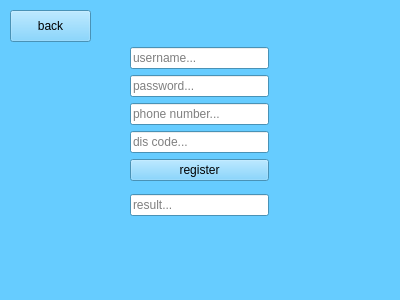
<?xml version="1.0" encoding="UTF-8"?>
<ui version="4.0">
 <class>Register_form</class>
 <widget class="QWidget" name="Register_form">
  <property name="geometry">
   <rect>
    <x>0</x>
    <y>0</y>
    <width>400</width>
    <height>300</height>
   </rect>
  </property>
  <property name="palette">
   <palette>
    <active>
     <colorrole role="WindowText">
      <brush brushstyle="SolidPattern">
       <color alpha="255">
        <red>0</red>
        <green>0</green>
        <blue>0</blue>
       </color>
      </brush>
     </colorrole>
     <colorrole role="Button">
      <brush brushstyle="SolidPattern">
       <color alpha="255">
        <red>102</red>
        <green>204</green>
        <blue>255</blue>
       </color>
      </brush>
     </colorrole>
     <colorrole role="Light">
      <brush brushstyle="SolidPattern">
       <color alpha="255">
        <red>230</red>
        <green>247</green>
        <blue>255</blue>
       </color>
      </brush>
     </colorrole>
     <colorrole role="Midlight">
      <brush brushstyle="SolidPattern">
       <color alpha="255">
        <red>166</red>
        <green>225</green>
        <blue>255</blue>
       </color>
      </brush>
     </colorrole>
     <colorrole role="Dark">
      <brush brushstyle="SolidPattern">
       <color alpha="255">
        <red>51</red>
        <green>102</green>
        <blue>127</blue>
       </color>
      </brush>
     </colorrole>
     <colorrole role="Mid">
      <brush brushstyle="SolidPattern">
       <color alpha="255">
        <red>68</red>
        <green>136</green>
        <blue>170</blue>
       </color>
      </brush>
     </colorrole>
     <colorrole role="Text">
      <brush brushstyle="SolidPattern">
       <color alpha="255">
        <red>0</red>
        <green>0</green>
        <blue>0</blue>
       </color>
      </brush>
     </colorrole>
     <colorrole role="BrightText">
      <brush brushstyle="SolidPattern">
       <color alpha="255">
        <red>255</red>
        <green>255</green>
        <blue>255</blue>
       </color>
      </brush>
     </colorrole>
     <colorrole role="ButtonText">
      <brush brushstyle="SolidPattern">
       <color alpha="255">
        <red>0</red>
        <green>0</green>
        <blue>0</blue>
       </color>
      </brush>
     </colorrole>
     <colorrole role="Base">
      <brush brushstyle="SolidPattern">
       <color alpha="255">
        <red>255</red>
        <green>255</green>
        <blue>255</blue>
       </color>
      </brush>
     </colorrole>
     <colorrole role="Window">
      <brush brushstyle="SolidPattern">
       <color alpha="255">
        <red>102</red>
        <green>204</green>
        <blue>255</blue>
       </color>
      </brush>
     </colorrole>
     <colorrole role="Shadow">
      <brush brushstyle="SolidPattern">
       <color alpha="255">
        <red>0</red>
        <green>0</green>
        <blue>0</blue>
       </color>
      </brush>
     </colorrole>
     <colorrole role="AlternateBase">
      <brush brushstyle="SolidPattern">
       <color alpha="255">
        <red>178</red>
        <green>229</green>
        <blue>255</blue>
       </color>
      </brush>
     </colorrole>
     <colorrole role="ToolTipBase">
      <brush brushstyle="SolidPattern">
       <color alpha="255">
        <red>255</red>
        <green>255</green>
        <blue>220</blue>
       </color>
      </brush>
     </colorrole>
     <colorrole role="ToolTipText">
      <brush brushstyle="SolidPattern">
       <color alpha="255">
        <red>0</red>
        <green>0</green>
        <blue>0</blue>
       </color>
      </brush>
     </colorrole>
    </active>
    <inactive>
     <colorrole role="WindowText">
      <brush brushstyle="SolidPattern">
       <color alpha="255">
        <red>0</red>
        <green>0</green>
        <blue>0</blue>
       </color>
      </brush>
     </colorrole>
     <colorrole role="Button">
      <brush brushstyle="SolidPattern">
       <color alpha="255">
        <red>102</red>
        <green>204</green>
        <blue>255</blue>
       </color>
      </brush>
     </colorrole>
     <colorrole role="Light">
      <brush brushstyle="SolidPattern">
       <color alpha="255">
        <red>230</red>
        <green>247</green>
        <blue>255</blue>
       </color>
      </brush>
     </colorrole>
     <colorrole role="Midlight">
      <brush brushstyle="SolidPattern">
       <color alpha="255">
        <red>166</red>
        <green>225</green>
        <blue>255</blue>
       </color>
      </brush>
     </colorrole>
     <colorrole role="Dark">
      <brush brushstyle="SolidPattern">
       <color alpha="255">
        <red>51</red>
        <green>102</green>
        <blue>127</blue>
       </color>
      </brush>
     </colorrole>
     <colorrole role="Mid">
      <brush brushstyle="SolidPattern">
       <color alpha="255">
        <red>68</red>
        <green>136</green>
        <blue>170</blue>
       </color>
      </brush>
     </colorrole>
     <colorrole role="Text">
      <brush brushstyle="SolidPattern">
       <color alpha="255">
        <red>0</red>
        <green>0</green>
        <blue>0</blue>
       </color>
      </brush>
     </colorrole>
     <colorrole role="BrightText">
      <brush brushstyle="SolidPattern">
       <color alpha="255">
        <red>255</red>
        <green>255</green>
        <blue>255</blue>
       </color>
      </brush>
     </colorrole>
     <colorrole role="ButtonText">
      <brush brushstyle="SolidPattern">
       <color alpha="255">
        <red>0</red>
        <green>0</green>
        <blue>0</blue>
       </color>
      </brush>
     </colorrole>
     <colorrole role="Base">
      <brush brushstyle="SolidPattern">
       <color alpha="255">
        <red>255</red>
        <green>255</green>
        <blue>255</blue>
       </color>
      </brush>
     </colorrole>
     <colorrole role="Window">
      <brush brushstyle="SolidPattern">
       <color alpha="255">
        <red>102</red>
        <green>204</green>
        <blue>255</blue>
       </color>
      </brush>
     </colorrole>
     <colorrole role="Shadow">
      <brush brushstyle="SolidPattern">
       <color alpha="255">
        <red>0</red>
        <green>0</green>
        <blue>0</blue>
       </color>
      </brush>
     </colorrole>
     <colorrole role="AlternateBase">
      <brush brushstyle="SolidPattern">
       <color alpha="255">
        <red>178</red>
        <green>229</green>
        <blue>255</blue>
       </color>
      </brush>
     </colorrole>
     <colorrole role="ToolTipBase">
      <brush brushstyle="SolidPattern">
       <color alpha="255">
        <red>255</red>
        <green>255</green>
        <blue>220</blue>
       </color>
      </brush>
     </colorrole>
     <colorrole role="ToolTipText">
      <brush brushstyle="SolidPattern">
       <color alpha="255">
        <red>0</red>
        <green>0</green>
        <blue>0</blue>
       </color>
      </brush>
     </colorrole>
    </inactive>
    <disabled>
     <colorrole role="WindowText">
      <brush brushstyle="SolidPattern">
       <color alpha="255">
        <red>51</red>
        <green>102</green>
        <blue>127</blue>
       </color>
      </brush>
     </colorrole>
     <colorrole role="Button">
      <brush brushstyle="SolidPattern">
       <color alpha="255">
        <red>102</red>
        <green>204</green>
        <blue>255</blue>
       </color>
      </brush>
     </colorrole>
     <colorrole role="Light">
      <brush brushstyle="SolidPattern">
       <color alpha="255">
        <red>230</red>
        <green>247</green>
        <blue>255</blue>
       </color>
      </brush>
     </colorrole>
     <colorrole role="Midlight">
      <brush brushstyle="SolidPattern">
       <color alpha="255">
        <red>166</red>
        <green>225</green>
        <blue>255</blue>
       </color>
      </brush>
     </colorrole>
     <colorrole role="Dark">
      <brush brushstyle="SolidPattern">
       <color alpha="255">
        <red>51</red>
        <green>102</green>
        <blue>127</blue>
       </color>
      </brush>
     </colorrole>
     <colorrole role="Mid">
      <brush brushstyle="SolidPattern">
       <color alpha="255">
        <red>68</red>
        <green>136</green>
        <blue>170</blue>
       </color>
      </brush>
     </colorrole>
     <colorrole role="Text">
      <brush brushstyle="SolidPattern">
       <color alpha="255">
        <red>51</red>
        <green>102</green>
        <blue>127</blue>
       </color>
      </brush>
     </colorrole>
     <colorrole role="BrightText">
      <brush brushstyle="SolidPattern">
       <color alpha="255">
        <red>255</red>
        <green>255</green>
        <blue>255</blue>
       </color>
      </brush>
     </colorrole>
     <colorrole role="ButtonText">
      <brush brushstyle="SolidPattern">
       <color alpha="255">
        <red>51</red>
        <green>102</green>
        <blue>127</blue>
       </color>
      </brush>
     </colorrole>
     <colorrole role="Base">
      <brush brushstyle="SolidPattern">
       <color alpha="255">
        <red>102</red>
        <green>204</green>
        <blue>255</blue>
       </color>
      </brush>
     </colorrole>
     <colorrole role="Window">
      <brush brushstyle="SolidPattern">
       <color alpha="255">
        <red>102</red>
        <green>204</green>
        <blue>255</blue>
       </color>
      </brush>
     </colorrole>
     <colorrole role="Shadow">
      <brush brushstyle="SolidPattern">
       <color alpha="255">
        <red>0</red>
        <green>0</green>
        <blue>0</blue>
       </color>
      </brush>
     </colorrole>
     <colorrole role="AlternateBase">
      <brush brushstyle="SolidPattern">
       <color alpha="255">
        <red>102</red>
        <green>204</green>
        <blue>255</blue>
       </color>
      </brush>
     </colorrole>
     <colorrole role="ToolTipBase">
      <brush brushstyle="SolidPattern">
       <color alpha="255">
        <red>255</red>
        <green>255</green>
        <blue>220</blue>
       </color>
      </brush>
     </colorrole>
     <colorrole role="ToolTipText">
      <brush brushstyle="SolidPattern">
       <color alpha="255">
        <red>0</red>
        <green>0</green>
        <blue>0</blue>
       </color>
      </brush>
     </colorrole>
    </disabled>
   </palette>
  </property>
  <property name="windowTitle">
   <string>Form</string>
  </property>
  <property name="styleSheet">
   <string notr="true"/>
  </property>
  <widget class="QPushButton" name="back_butoon">
   <property name="geometry">
    <rect>
     <x>10</x>
     <y>10</y>
     <width>81</width>
     <height>32</height>
    </rect>
   </property>
   <property name="text">
    <string>back</string>
   </property>
  </widget>
  <widget class="QWidget" name="">
   <property name="geometry">
    <rect>
     <x>130</x>
     <y>40</y>
     <width>139</width>
     <height>184</height>
    </rect>
   </property>
   <layout class="QVBoxLayout" name="verticalLayout_2">
    <item>
     <layout class="QVBoxLayout" name="verticalLayout">
      <item>
       <widget class="QLineEdit" name="username_line">
        <property name="placeholderText">
         <string>username...</string>
        </property>
       </widget>
      </item>
      <item>
       <widget class="QLineEdit" name="pass_line">
        <property name="placeholderText">
         <string>password...</string>
        </property>
       </widget>
      </item>
      <item>
       <widget class="QLineEdit" name="tel_num_line">
        <property name="placeholderText">
         <string>phone number...</string>
        </property>
       </widget>
      </item>
      <item>
       <widget class="QLineEdit" name="discode_line">
        <property name="placeholderText">
         <string>dis code...</string>
        </property>
       </widget>
      </item>
      <item>
       <widget class="QPushButton" name="register_button">
        <property name="text">
         <string>register</string>
        </property>
       </widget>
      </item>
     </layout>
    </item>
    <item>
     <widget class="QLineEdit" name="result_line">
      <property name="placeholderText">
       <string>result...</string>
      </property>
     </widget>
    </item>
   </layout>
  </widget>
 </widget>
 <resources/>
 <connections/>
</ui>
